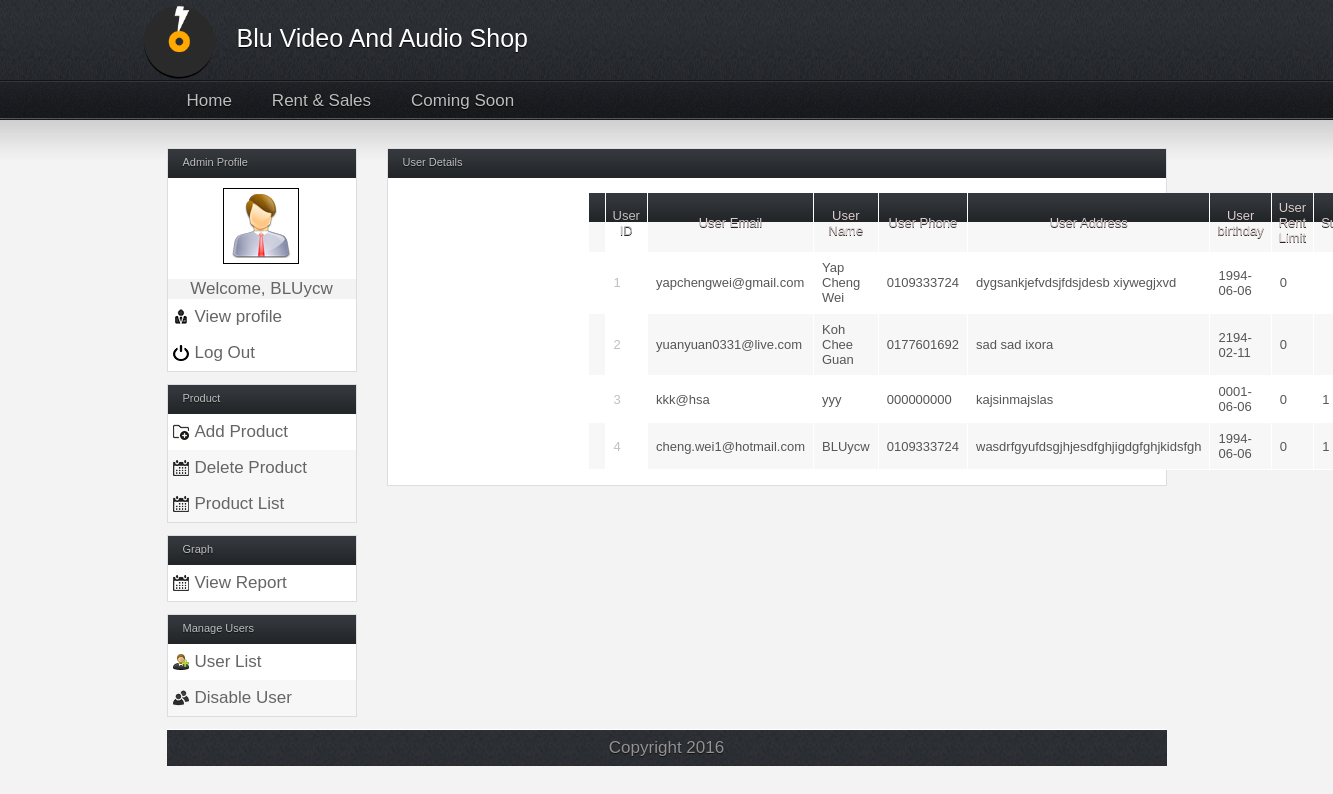
/admin/view_user.php (signed in), run on an earlier commit of the app's database.
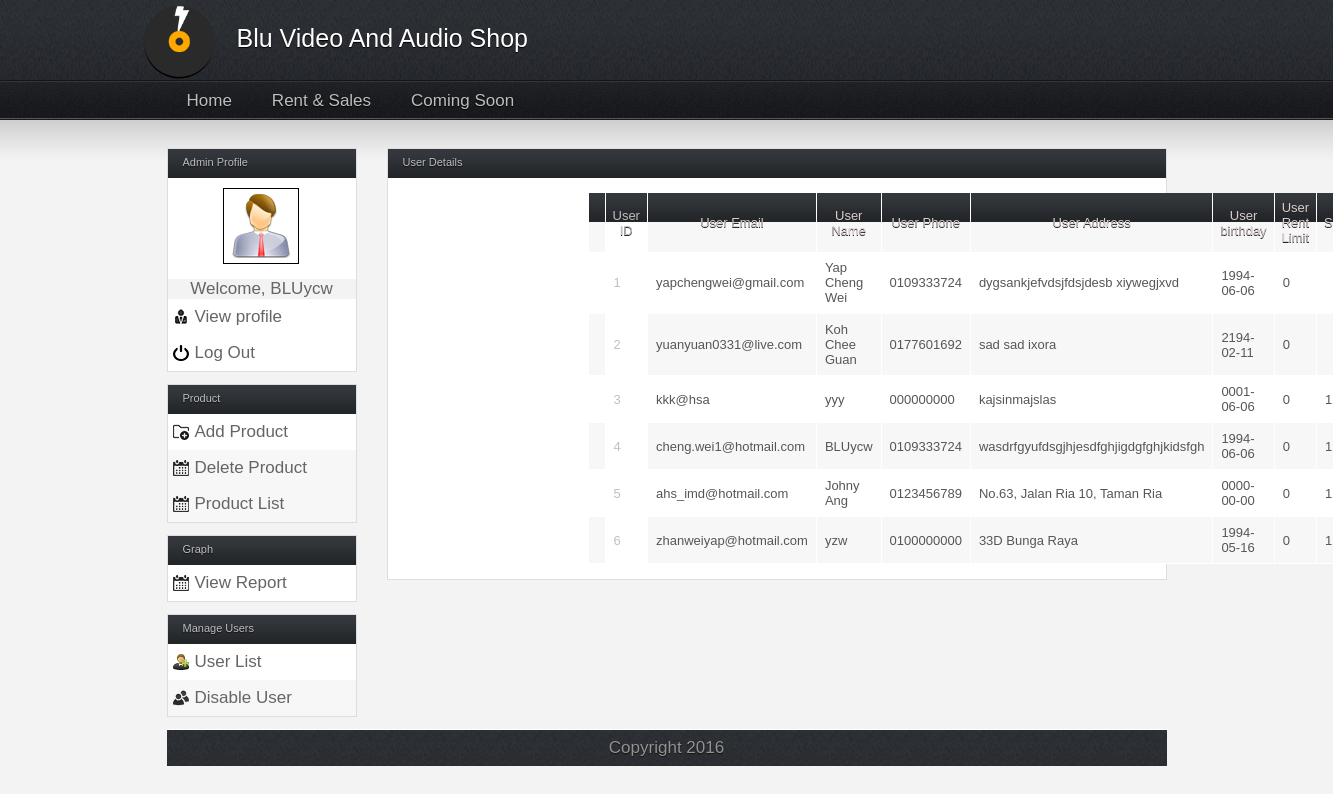
And on a later commit of the database.
### tables this page shows
CREATE TABLE IF NOT EXISTS `user` (
  `User_ID` int(15) NOT NULL AUTO_INCREMENT,
  `User_Name` varchar(300) NOT NULL,
  `User_Password` varchar(300) NOT NULL,
  `User_Email` varchar(300) NOT NULL,
  `User_Profile_Pic` varchar(1000) NOT NULL DEFAULT '../images/default_pic.jpg',
  `User_Phone` varchar(30) NOT NULL,
  `User_Address` varchar(300) NOT NULL,
  `User_Dob` date NOT NULL,
  `User_Subscribe_Status` varchar(10) NOT NULL,
  `User_Rent_Limit` int(11) NOT NULL DEFAULT '0',
  `User_Privilege` varchar(15) NOT NULL,
  PRIMARY KEY (`User_ID`)
);

### admin/view_user.php (the view, shortened to what this page needs)
<?php
	$user_id = $_SESSION['user_id'];
	$result = mysql_query("SELECT * FROM user WHERE User_ID = '$user_id'");
	$row = mysql_fetch_assoc($result);
  $user_list = mysql_query("SELECT * FROM user");
?>
<!DOCTYPE html>
<html>
<head>
<link rel="stylesheet" type="text/css" href="../css/style.css" media="screen" />
<link rel="stylesheet" type="text/css" href="../css/bg_style_black.css" media="screen" />
</head>
<body>
<div class="wrap">
	<div id="header">
		<div id="top">
			<div class="left">
				<img src="../img/logo.ico" alt="Blu Video and Audio Shop" id="" class="logo_images" style="position:absolute; width: 85px; margin: -15px 0 0 -50px;"/>
				<p id="" class="shop_name" style="font-size:25px;display:;background-color:;width:100%;color:white; margin-left:50px; margin-top:10px;">Blu Video And Audio Shop</p>
			</div>
		</div>
		<div id="nav">
			<ul>
				<li class="upp"><a href="../admin/index.php">Home</a></li>
				<li class="upp"><a href="#">Rent & Sales</a>
				</li>
				<li class="upp"><a href="#">Coming Soon</a></li>
			</ul>
		</div>
	</div>
	<div id="content">
		<div id="sidebar">
			<div class="box">
				<div class="h_title">Admin Profile</div>
				<div style="background:white; padding: 10px 55px;"><img src="../img/user_photo.gif" style="border:1px solid black; padding: 5px;" /></div>
				<p style="text-align:center; line-height: 20px;">Welcome, <?php echo $row['User_Name'];?></p>
				<ul id="home">
					<li class="b1"><a class="icon profile" href="" >View profile</a></li>
					<li class="b1"><a class="icon logout" href="../visitor/visitor.php">Log Out</a></li>
				</ul>
			</div>
			<div class="box">
				<div class="h_title">Product</div>
				<ul>
					<li class="b1"><a class="icon add_product" href="admin_addProduct.php">Add Product</a></li>
					<li class="b2"><a class="icon delete_product" href="">Delete Product</a></li>
					<li class="b2"><a class="icon delete_product" href="">Product List</a></li>
				</ul>
			</div>
			<div class="box">
				<div class="h_title">Graph</div>
				<ul>
					<li class="b1"><a class="icon delete_product" href="">View Report</a></li>
				</ul>
			</div>
			<div class="box">
				<div class="h_title">Manage Users</div>
				<ul>
					<li class="b1"><a class="icon add_user" href="view_user.php">User List</a></li>
					<li class="b2"><a class="icon delete_user" href="delete_user.php">Disable User</a></li>
				</ul>
			</div>
		</div>
    <div id="main">
			<div class="full_w">
				<div class="h_title">User Details</div>
            <table style="margin-left:200px;">
              <tr class="admin_table">
                    <th></th>
                    <th class="admin_table_ID">User ID</th>
                    <th class="admin_table_email">User Email</th>
                    <th class="admin_table_name">User Name</th>
                    <th class="admin_table_phone">User Phone</th>
                    <th class="admin_table_address">User Address</th>
                    <th class="admin_table_birthday">User birthday</th>
                    <th class="admin_table_birthday">User Rent Limit</th>
                    <th class="admin_table_status">User Subscirbe status</th>
                </tr>
              <?php
              while(  $u_rows = mysql_fetch_assoc($user_list))
              {
              ?>
                <tr>
                      <td></td>
                      <td class="admin_table_ID"><?php echo $u_rows['User_ID']?></td>
                      <td class="admin_table_email"><?php echo $u_rows['User_Email']?></td>
                      <td class="admin_table_name"><?php echo $u_rows['User_Name']?></td>
                      <td class="admin_table_phone"><?php echo $u_rows['User_Phone']?></td>
                      <td class="admin_table_address"><?php echo $u_rows['User_Address']?></td>
                      <td class="admin_table_birthday"><?php echo $u_rows['User_Dob']?></td>
                      <td class="admin_table_status"><?php echo $u_rows['User_Rent_Limit']?></td>
                      <td class="admin_table_status"><?php echo $u_rows['User_Subscribe_Status']?></td>
                  </tr>
                <?php
              }
                 ?>
            </table>
			</div>
		</div>
	</div>
	<div id="footer">
			<p style="text-align:center;">Copyright 2016</p>
	</div>
</div>
</body>
</html>

### css/style.css (style rules this page uses)
* { margin: 0; padding: 0; }
body { color: #bebebe; font-family: Tahoma, Arial, Helvetica, sans-serif; font-size: 17px; margin: 0; }
a { text-decoration: none; }
.wrap { margin: 0 auto; width: 1000px; }
#header #top { height: 72px; padding: 14px 20px 0 20px; }
#header #top p { text-shadow: #000 0px 1px 1px; }
#header #nav { height: 27px; margin:0; padding: 5px 20px 0 10px; position: relative; }
#header #nav ul { list-style: none; }
#header #nav ul li.upp { display: inline; float: left; position: relative; margin: 0; text-align: center; }
#header #nav ul li.upp a { color: #bebebe; display: block; padding: 0px 30px 11px 10px; text-align: center; text-shadow: #000 0px 1px 1px; }
#content { margin: 30px 0 30px 0; }
#content .b1 { background: #ffffff; }
#content .b2 { background: #f7f7f7; }
#content tr:nth-child(even) { background: #ffffff; }
#content tr:nth-child(odd) { background: #f7f7f7; }
#content #sidebar { float: left; margin: 0 20px 0 0; width: 190px; color: #656565 }
#sidebar a { color: #656565; }
#sidebar .box { border: 1px solid #DCDDE1; margin: 0 0 12px 0; }
#sidebar .box .h_title { color: #bebebe; cursor: pointer; font-size: 11px; font-weight: normal; height: 22px; padding: 7px 0 0 15px; text-shadow: #0E0E0E 0px 1px 1px; }
#sidebar .box ul { list-style: none; }
#sidebar .box ul li { padding: 8px 0 8px 5px; }
.box ul li .icon { padding: 2px 0 2px 22px; }
.box ul li .delete_user { background: url(../img/i_users.png) no-repeat center left; }
.box ul li .add_user { background: url(../img/i_add_user.png) no-repeat center left; }
.box ul li .delete_product { background: url(../img/i_timetable.png) no-repeat center left; }
.box ul li .profile { background: url(../img/i_profile.png) no-repeat center left; }
.box ul li .add_product { background: url(../img/i_add_table.png) no-repeat center left; }
.box ul li .logout { background: url(../img/i_logout.png) no-repeat center left; }
#content #main { float: right; margin: 0 0 12px 0; width: 780px; }
#main .full_w { background: #ffffff; border: 1px solid #DCDDE1; color: #848484; margin: 0 0 20px 0; }
#main .full_w .h_title, #main .half_w .h_title { color: #bebebe; font-size: 11px; font-weight: normal; height: 22px; padding: 7px 0 0 15px; text-shadow: #0E0E0E 0px 1px 1px; }
table { border-collapse: collapse; margin: 15px; }
table th { color: #DACDCD; border-left: 1px solid #ffffff; border-right: 1px solid #ffffff; font-size: 20px; font-weight: bold; padding: 7px; text-shadow: 0px 1px #242424; }
table tr { border-left: 1px solid #ffffff; border-right: 1px solid #ffffff; }
table td { border-left: 1px solid #ffffff; border-bottom: 1px solid #ffffff; border-top: 1px solid ffffff; color: #565656; padding: 8px; }
#footer { border-top: 1px solid #FFF; color: #939393; float: left; margin: 0 auto; padding: 8px 20px; text-shadow: #111111 0px 1px 1px; width: 960px; }
.left { float: left; }

### css/bg_style_black.css (style rules this page uses)
body { background: #f3f3f3 url(../img/bg_top.jpg) repeat-x; }
#sidebar .box .h_title { background: url(../img/bg_box_head.jpg) repeat-x; }
#main .full_w .h_title, #main .half_w .h_title { background: url(../img/bg_box_head.jpg) repeat-x; }
table th { background: url(../img/bg_box_head.jpg) repeat-x; }
#footer { background: url(../img/bg_top.jpg) repeat-x top center; }
.admin_table_ID { font-weight: normal; color:silver; background-color:white; font-size: 13px; }
.admin_table_email { font-weight: normal; font-size: 13px; }
.admin_table_name { font-weight: normal; font-size: 13px; }
.admin_table_phone { font-weight: normal; font-size: 13px; }
.admin_table_address { font-weight: normal; font-size: 13px; }
.admin_table_birthday { font-weight: normal; font-size: 13px; }
.admin_table_status { font-weight: normal; font-size: 13px; }

### admin/view_user.php (style rules this page uses)
table { width: 50%; margin-left: 180px; }

What changed in the data, as far as the page shows it:
added user: User_ID "5", User_Email "ahs_imd@hotmail.com", User_Name "Johny Ang", User_Phone "0123456789", User_Address "No.63, Jalan Ria 10, Taman Ria", User_Dob "0000-00-00", User_Rent_Limit "0", User_Subscribe_Status "1"
added user: User_ID "6", User_Email "zhanweiyap@hotmail.com", User_Name "yzw", User_Phone "0100000000", User_Address "33D Bunga Raya", User_Dob "1994-05-16", User_Rent_Limit "0", User_Subscribe_Status "1"
